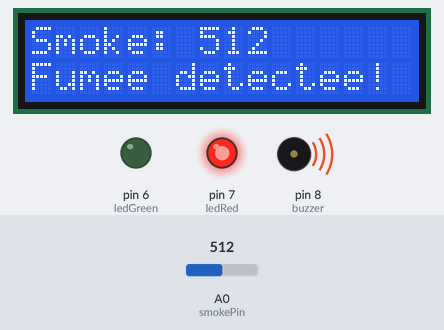
Recording of a sketch running on a simulated Arduino Uno, built with avr-gcc and run on an emulated ATmega328P. Parts: 16×2 character LCD, output pins drawn as LEDs (lit = HIGH), buzzer (waves = sounding, pin HIGH). The inputs (shaded band) are chosen by the test bench; at power-on: A0 (smokePin) = 512.

Above: at 1.2 s.
1.3 s: A0 (smokePin) set to 215
At 2.5 s:
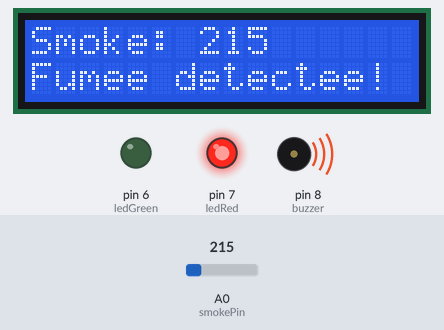
4.3 s: A0 (smokePin) set to 187
At 5.4 s:
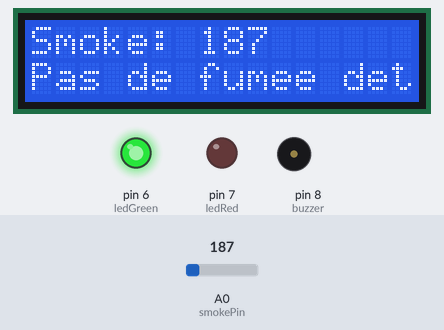
7.3 s: A0 (smokePin) set to 210
At 8.4 s:
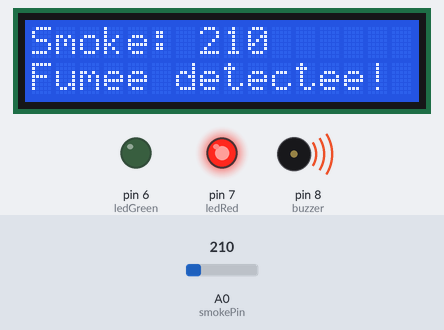
10.3 s: A0 (smokePin) set to 190
At 11.2 s:
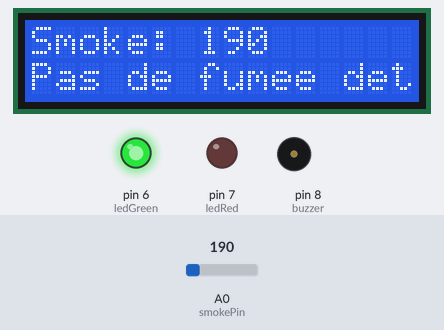
13.3 s: A0 (smokePin) set to 306
At 14.5 s:
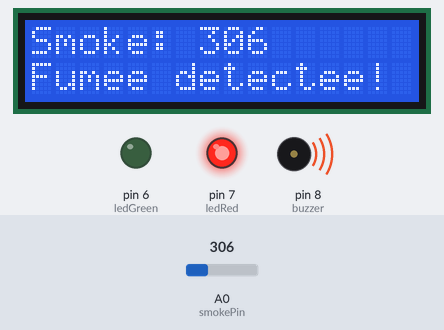
16.3 s: A0 (smokePin) set to 122
At 17.4 s:
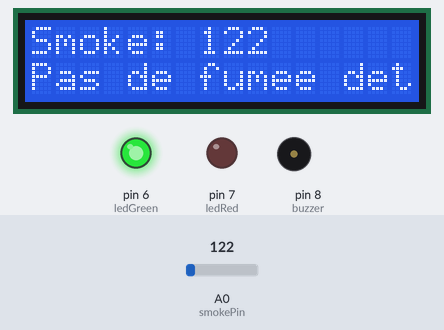
Timing chart, 0 to 19.3 s (numbered marks = the images above; inputs shaded):
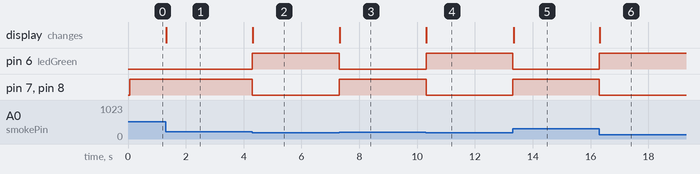

Measured:
- the behaviour switches between 201 and 200 on A0 (smokePin) (found by bisection; images 1 and 2)
- after the input at 1.3 s, the display: changes at once (image 1)
- after the input at 4.3 s, pin 6 (ledGreen): LOW → HIGH at once; pin 7 (ledRed), pin 8 (buzzer): HIGH → LOW at once; the display: changes at once (image 2)
- after the input at 7.3 s, pin 6 (ledGreen): HIGH → LOW at once; pin 7 (ledRed), pin 8 (buzzer): LOW → HIGH at once; the display: changes at once (image 3)
- after the input at 10.3 s, pin 6 (ledGreen): LOW → HIGH at once; pin 7 (ledRed), pin 8 (buzzer): HIGH → LOW at once; the display: changes at once (image 4)
- after the input at 13.3 s, pin 6 (ledGreen): HIGH → LOW at once; pin 7 (ledRed), pin 8 (buzzer): LOW → HIGH at once; the display: changes at once (image 5)
- after the input at 16.3 s, pin 6 (ledGreen): LOW → HIGH at once; pin 7 (ledRed), pin 8 (buzzer): HIGH → LOW at once; the display: changes at once (image 6)

The sketch:

Affichage_sur_LCD.ino
```cpp
#include <LiquidCrystal.h> // importe la bibliothèque pour utiliser l'écran LCD

LiquidCrystal lcd(12, 11, 5, 4, 3, 2); // définit les broches de l'écran LCD
int smokePin = A0; // broche du capteur MQ2
int buzzer = 8; // broche du buzzer
int ledRed = 7; // broche de la LED rouge
int ledGreen = 6; // broche de la LED verte

void setup() {
  pinMode(buzzer, OUTPUT); // définit la broche du buzzer en sortie
  pinMode(ledRed, OUTPUT); // définit la broche de la LED rouge en sortie
  pinMode(ledGreen, OUTPUT); // définit la broche de la LED verte en sortie
  lcd.begin(16, 2); // initialise l'écran LCD avec 16 colonnes et 2 lignes
}

void loop() {
  int smoke = analogRead(smokePin); // lit la valeur de la broche du capteur MQ2
  lcd.clear(); // efface l'écran LCD
  lcd.print("Smoke: "); // affiche "Smoke: " sur la première ligne
  lcd.print(smoke); // affiche la valeur de smoke sur la première ligne
  if (smoke > 200) { // si la valeur est supérieure à 200, cela indique la présence de fumée
    digitalWrite(buzzer, HIGH); // active le buzzer
    digitalWrite(ledRed, HIGH); // allume la LED rouge
    digitalWrite(ledGreen, LOW); // éteint la LED verte
    lcd.setCursor(0, 1); // positionne le curseur sur la seconde ligne
    lcd.print("Fumee detectee!"); // affiche "Smoke detected!" sur la seconde ligne
  } else {
    digitalWrite(buzzer, LOW); // désactive le buzzer
    digitalWrite(ledRed, LOW); // éteint la LED rouge
    digitalWrite(ledGreen, HIGH); // allume la LED verte
    lcd.setCursor(0, 1); // positionne le curseur sur la seconde ligne
    lcd.print("Pas de fumee detectee."); // affiche "No smoke detected." sur la seconde ligne
  }
}
```
